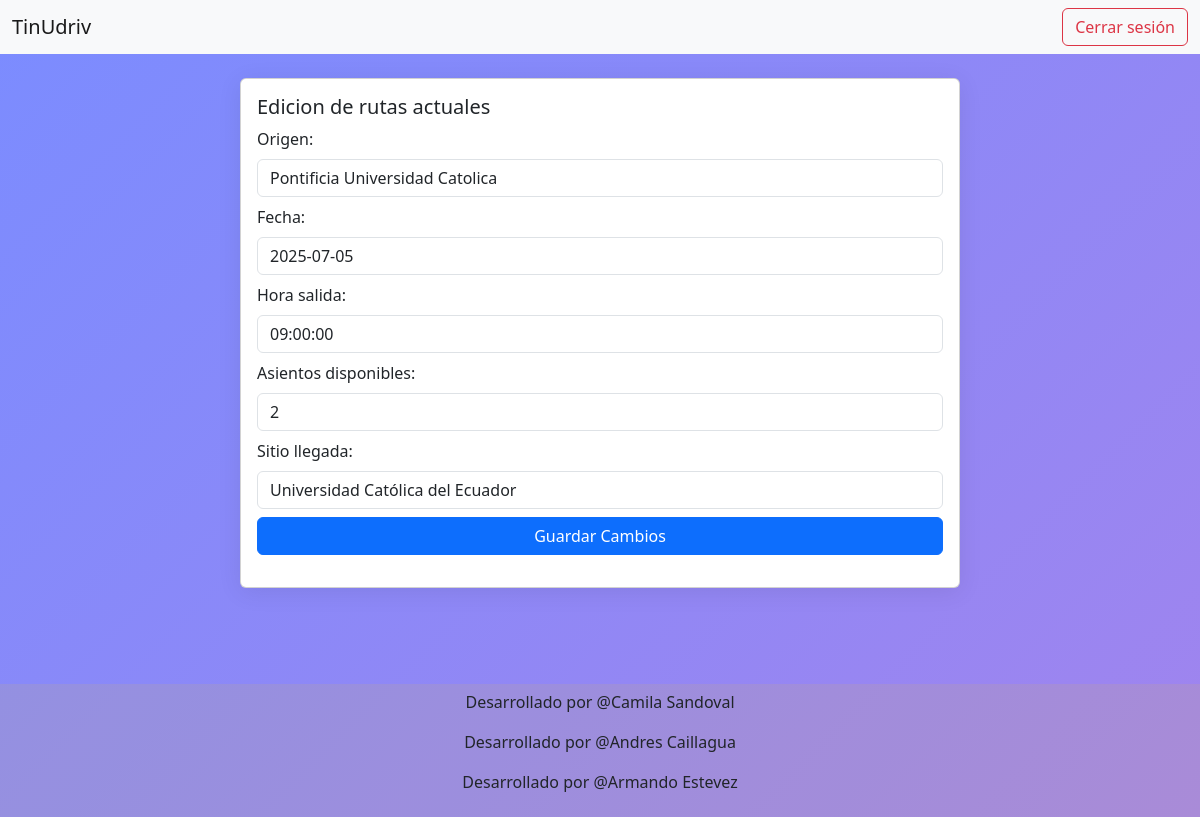
The app's page /ruta/editar/3/ (signed in), older data.
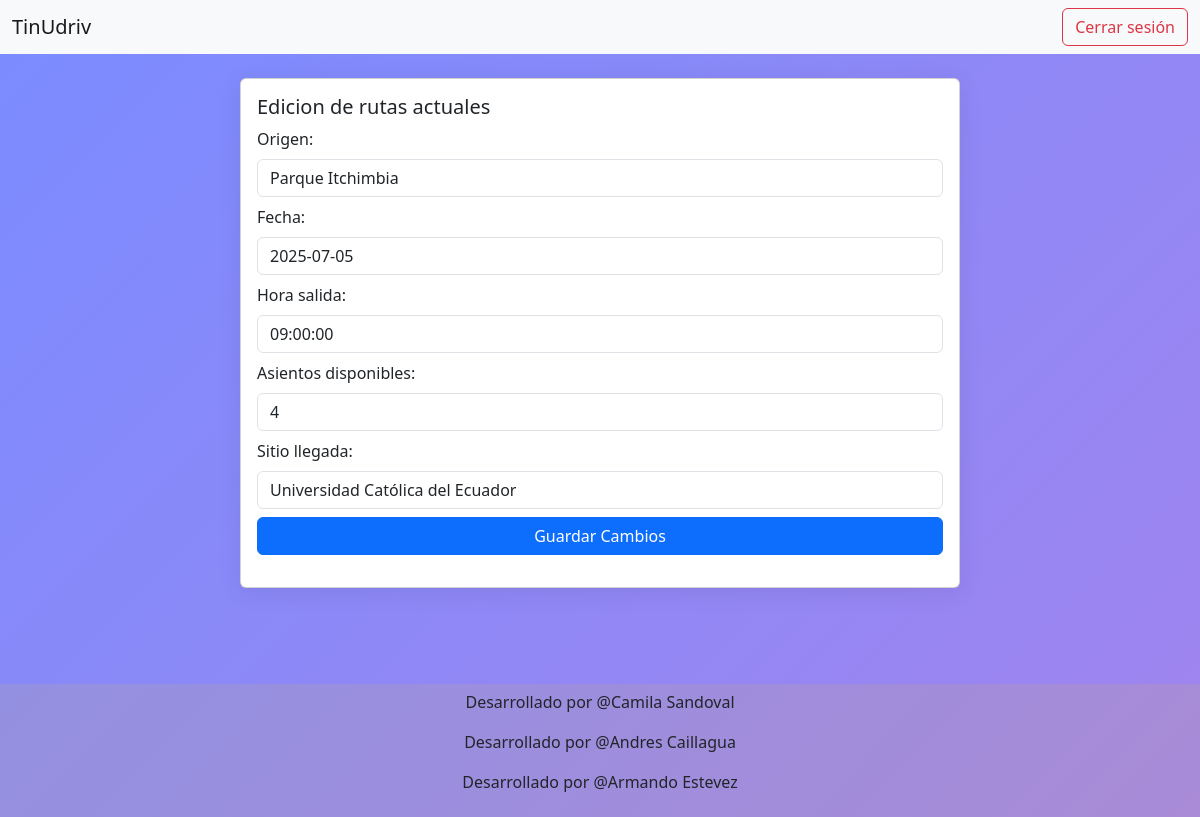
The same page, newer data.
### core/models.py (models this page shows, shortened)
class Ruta(models.Model):
    conductor = models.ForeignKey(Usuario, on_delete=models.CASCADE, related_name='rutas')
    origen = models.CharField(max_length=200)
    hora_salida = models.TimeField()
    fecha = models.DateField()
    sitio_llegada = models.CharField(max_length=200, default='Universidad Católica del Ecuador')
    asientos_disponibles = models.PositiveIntegerField(default=4)

### core/views.py (the view)
# urls.py: path('ruta/editar/<int:ruta_id>/', views.editar_ruta_view, name='editar_ruta'),
@login_required
def editar_ruta_view(request, ruta_id):
    try:
        ruta = Ruta.objects.get(id=ruta_id, conductor=request.user)
    except Ruta.DoesNotExist:
        messages.error(request, "La ruta no existe o no te pertenece.")
        return redirect('panel')
    if request.method == 'POST':
        form = RutaForm(request.POST, instance=ruta)
        if form.is_valid():
            form.save()
            messages.success(request, "Ruta actualizada exitosamente.")
            return redirect('panel')
    else:
        form = RutaForm(instance=ruta)
    return render(request, 'editar_ruta.html', {'form': form, 'ruta': ruta})

### core/forms.py
class RutaForm(forms.ModelForm):
    class Meta:
        model = Ruta
        fields = ['origen', 'fecha', 'hora_salida', 'asientos_disponibles', 'sitio_llegada']

### core/templates/editar_ruta.html (shortened to what this page needs)
{% extends "base.html" %}
{% load widget_tweaks %}
{% load static %}
{% block content %}
<div class="container">
    <div class="row justify-content-center">
        <div class="col-md-8">
            <div class="card">
                <div class="card-body">
                    <h5 class="card-title">Edicion de rutas actuales</h5>
                    <form method="post">
                        <div class="mb-2">
                            {{ form.origen.label_tag }}
                            {{ form.origen|add_class:'form-control' }}
                        </div>
                        <div class="mb-2">
                            {{ form.fecha.label_tag }}
                            {{ form.fecha|add_class:'form-control' }}
                        </div>
                        <div class="mb-2">
                            {{ form.hora_salida.label_tag }}
                            {{ form.hora_salida|add_class:'form-control' }}
                        </div>
                        <div class="mb-2">
                            {{ form.asientos_disponibles.label_tag }}
                            {{ form.asientos_disponibles|add_class:'form-control' }}
                        </div>
                        <div class="mb-2">
                            {{ form.sitio_llegada.label_tag }}
                            {{ form.sitio_llegada|add_class:'form-control' }}
                        </div>
                        <button type="submit" class="btn btn-primary w-100">Guardar Cambios</button>
                    </form>
                </div>
            </div>
        </div>
    </div>
</div>
{% endblock content %}

Row changes from the older to the newer data that the page shows:
changed Ruta "Universidad Católica del Ecuador": origen "Pontificia Universidad Catolica" → "Parque Itchimbia"; asientos_disponibles "2" → "4"
